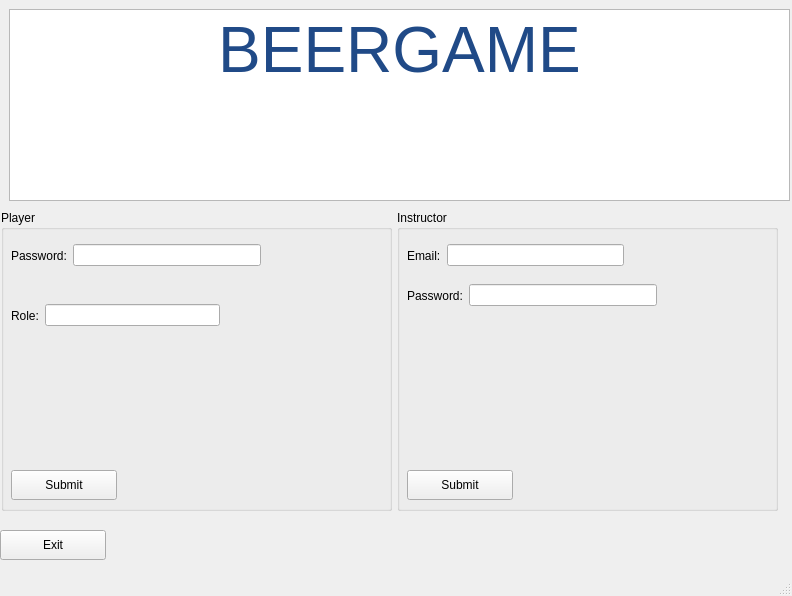
<?xml version="1.0" encoding="UTF-8"?>
<ui version="4.0">
 <class>MainWindow</class>
 <widget class="QMainWindow" name="MainWindow">
  <property name="geometry">
   <rect>
    <x>0</x>
    <y>0</y>
    <width>792</width>
    <height>596</height>
   </rect>
  </property>
  <property name="windowTitle">
   <string>MainWindow</string>
  </property>
  <property name="inputMethodHints">
   <set>Qt::ImhHiddenText</set>
  </property>
  <widget class="QWidget" name="centralwidget">
   <widget class="QTextBrowser" name="textBrowser">
    <property name="geometry">
     <rect>
      <x>9</x>
      <y>9</y>
      <width>781</width>
      <height>192</height>
     </rect>
    </property>
    <property name="html">
     <string>&lt;!DOCTYPE HTML PUBLIC &quot;-//W3C//DTD HTML 4.0//EN&quot; &quot;http://www.w3.org/TR/REC-html40/strict.dtd&quot;&gt;
&lt;html&gt;&lt;head&gt;&lt;meta name=&quot;qrichtext&quot; content=&quot;1&quot; /&gt;&lt;style type=&quot;text/css&quot;&gt;
p, li { white-space: pre-wrap; }
&lt;/style&gt;&lt;/head&gt;&lt;body style=&quot; font-family:'Ubuntu'; font-size:11pt; font-weight:400; font-style:normal;&quot;&gt;
&lt;p align=&quot;center&quot; style=&quot; margin-top:0px; margin-bottom:0px; margin-left:0px; margin-right:0px; -qt-block-indent:0; text-indent:0px;&quot;&gt;&lt;span style=&quot; font-size:48pt; color:#204a87;&quot;&gt;BEERGAME&lt;/span&gt;&lt;/p&gt;&lt;/body&gt;&lt;/html&gt;</string>
    </property>
   </widget>
   <widget class="QGroupBox" name="groupBox_2">
    <property name="geometry">
     <rect>
      <x>1</x>
      <y>210</y>
      <width>391</width>
      <height>301</height>
     </rect>
    </property>
    <property name="title">
     <string>Player</string>
    </property>
    <widget class="QPushButton" name="pushButton_playerSubmit">
     <property name="geometry">
      <rect>
       <x>10</x>
       <y>260</y>
       <width>106</width>
       <height>30</height>
      </rect>
     </property>
     <property name="text">
      <string>Submit</string>
     </property>
    </widget>
    <widget class="QWidget" name="">
     <property name="geometry">
      <rect>
       <x>10</x>
       <y>30</y>
       <width>250</width>
       <height>31</height>
      </rect>
     </property>
     <layout class="QHBoxLayout" name="horizontalLayout">
      <item>
       <widget class="QLabel" name="label_2">
        <property name="text">
         <string>Password:</string>
        </property>
       </widget>
      </item>
      <item>
       <widget class="QLineEdit" name="lineEdit_PlayerPassword"/>
      </item>
     </layout>
    </widget>
    <widget class="QWidget" name="">
     <property name="geometry">
      <rect>
       <x>10</x>
       <y>90</y>
       <width>209</width>
       <height>31</height>
      </rect>
     </property>
     <layout class="QHBoxLayout" name="horizontalLayout_3">
      <item>
       <widget class="QLabel" name="label">
        <property name="text">
         <string>Role:</string>
        </property>
       </widget>
      </item>
      <item>
       <widget class="QLineEdit" name="lineEdit_PlayerRole"/>
      </item>
     </layout>
    </widget>
   </widget>
   <widget class="QGroupBox" name="groupBox">
    <property name="geometry">
     <rect>
      <x>397</x>
      <y>210</y>
      <width>381</width>
      <height>301</height>
     </rect>
    </property>
    <property name="title">
     <string>Instructor</string>
    </property>
    <widget class="QPushButton" name="pushButton_InstrSubmit">
     <property name="geometry">
      <rect>
       <x>10</x>
       <y>260</y>
       <width>106</width>
       <height>30</height>
      </rect>
     </property>
     <property name="text">
      <string>Submit</string>
     </property>
    </widget>
    <widget class="QWidget" name="">
     <property name="geometry">
      <rect>
       <x>10</x>
       <y>30</y>
       <width>217</width>
       <height>31</height>
      </rect>
     </property>
     <layout class="QHBoxLayout" name="horizontalLayout_4">
      <item>
       <widget class="QLabel" name="label_3">
        <property name="text">
         <string>Email:</string>
        </property>
       </widget>
      </item>
      <item>
       <widget class="QLineEdit" name="lineEdit_instrEmail"/>
      </item>
     </layout>
    </widget>
    <widget class="QWidget" name="">
     <property name="geometry">
      <rect>
       <x>10</x>
       <y>70</y>
       <width>250</width>
       <height>31</height>
      </rect>
     </property>
     <layout class="QHBoxLayout" name="horizontalLayout_5">
      <item>
       <widget class="QLabel" name="label_4">
        <property name="text">
         <string>Password:</string>
        </property>
       </widget>
      </item>
      <item>
       <widget class="QLineEdit" name="lineEdit_instrPassword"/>
      </item>
     </layout>
    </widget>
   </widget>
   <widget class="QPushButton" name="pushButton_exit">
    <property name="geometry">
     <rect>
      <x>0</x>
      <y>530</y>
      <width>106</width>
      <height>30</height>
     </rect>
    </property>
    <property name="text">
     <string>Exit</string>
    </property>
   </widget>
  </widget>
  <widget class="QStatusBar" name="statusbar"/>
 </widget>
 <resources/>
 <connections/>
</ui>
